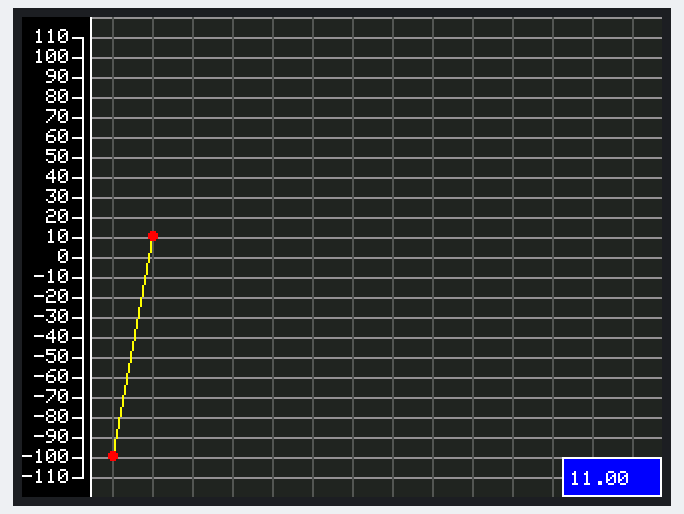
A sketch run on a simulated Arduino Uno, built with avr-gcc and run on an emulated ATmega328P. Parts: 320×240 colour display. Random numbers use the default seed unless the sketch sets one.

Above: at 0.42 s.
At 4.11 s:
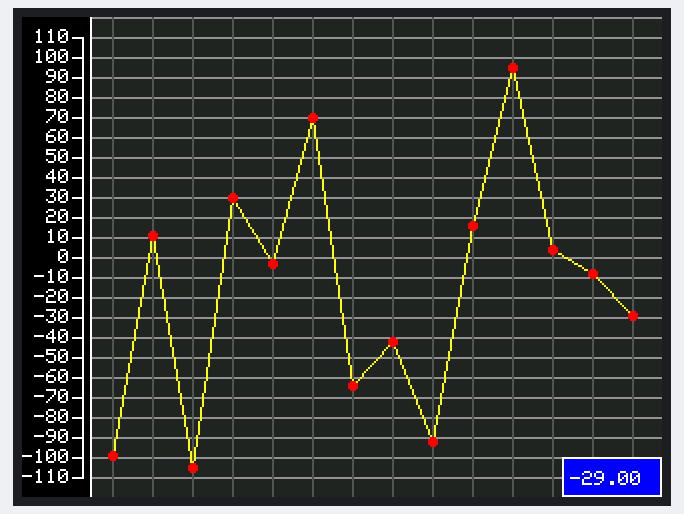
At 8.14 s:
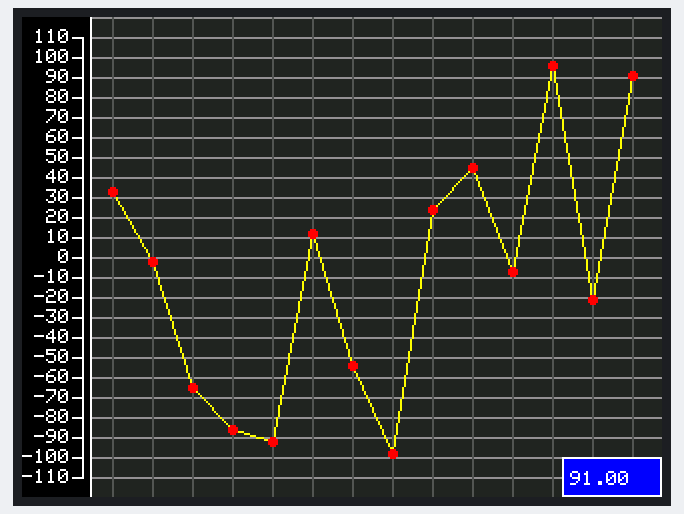
At 20.2 s:
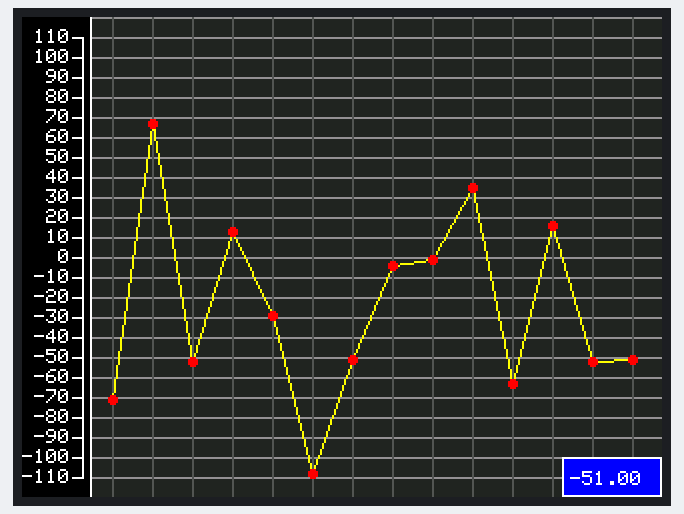
At 28.25 s:
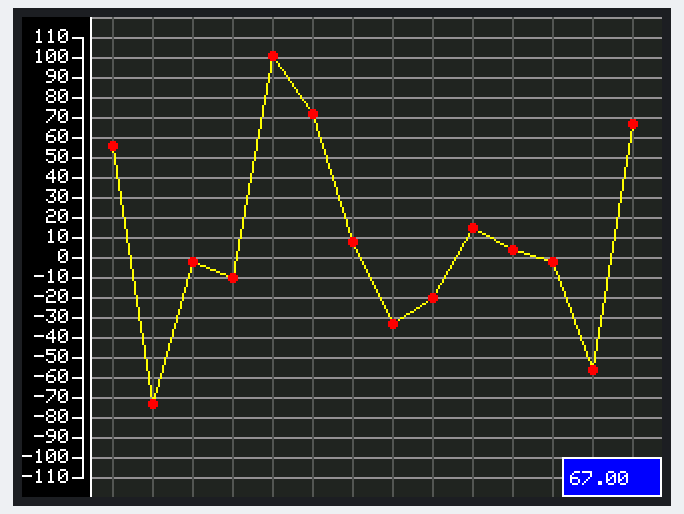
At 39.7 s:
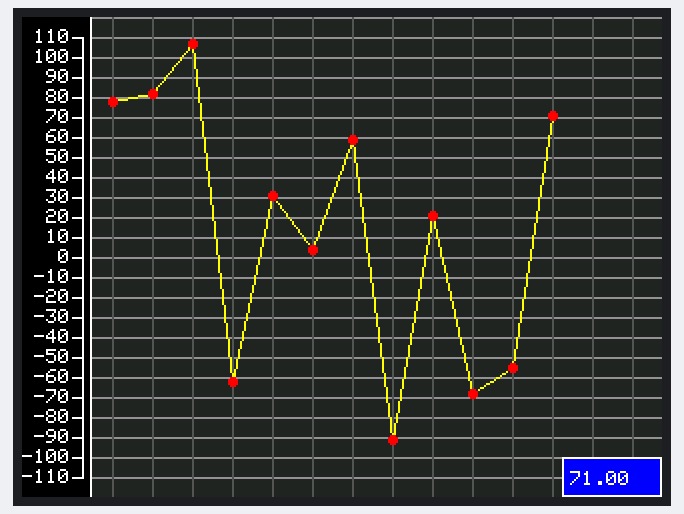

The sketch:

Arduino-Adafruit-LCD-Chart.ino
```cpp
/* ====================================
   Desenvolvido por Jefferson Dantas
   ==================================== */

#include "SPI.h"
#include "Adafruit_GFX.h"
#include "Adafruit_ILI9341.h"

// Pinos do LCD
#define TFT_DC 9
#define TFT_CS 10
#define TFT_MOSI 8
#define TFT_CLK 7
#define TFT_RST 6
#define TFT_MISO 5

const int16_t speed = 300; // (300) Velocidade de atualização dos dados
const float chartMax = 110; // (110) Maior valor na escala do gráfico
const float chartMin = -110; // (-110) Menor valor na escala do gráfico
const int8_t chartPadding = 10; // (10) Espaçamento dentro da área do gráfico
const int8_t chartScale = 10; // (10) Escala vertical do gráfico
const int16_t chartDistance = 20; // (20) Distância horizontal entre os pontos
const int16_t chartXOffset = 35; // (35) Posição X da área do gráfico
const int16_t chartYOffset = 0; // (0) Posição Y da área do gráfico
const int16_t chartWidth = 320 - chartXOffset; // (285) Largura da área do gráfico
const int16_t chartHeight = 240; // (240) Altura da área do gráfico
const int16_t chartBackground = 0x2124; // (0x2124) Cor de fundo do gráfico
const int16_t chartBorderColor = ILI9341_WHITE; // (ILI9341_WHITE) Cor da borda do gráfico
const int16_t chartScaleColor = ILI9341_WHITE; // (ILI9341_WHITE) Cor da borda da escala
const int16_t chartScaleTextColor = ILI9341_WHITE; // (ILI9341_WHITE) Cor do texto da escala
const int16_t chartHGridColor = 0x9492; // (0x9492) Cor da grade horizontal do gráfico
const int16_t chartVGridColor = 0x52AA; // (0x52AA) Cor da grade vertical do gráfico
const int16_t chartLineColor = ILI9341_YELLOW; // (ILI9341_YELLOW) Cor da linha do gráfico
const int16_t chartMarkerColor = ILI9341_RED; // (ILI9341_RED) Cor do marcador do gráfico
const bool showValueBox = true; // (true) Exibe uma caixa com o valor atual

// Não alterar os valores abaixo
const float delta = chartMax - chartMin; // Variação entre o maior valor e o menor (não alterar)
const int16_t chartPXOffset = chartXOffset + chartPadding; // Posição X da área do gráfico + chartPadding (não alterar)
const int16_t chartPYOffset = chartYOffset + chartPadding; // Posição Y da área do gráfico + chartPadding (não alterar)
const int16_t chartPWidth = chartWidth - chartPadding * 2; // Largura da área do gráfico + chartPadding (não alterar)
const int16_t chartPHeight = chartHeight - chartPadding * 2; // Altura da área do gráfico + chartPadding (não alterar)
const int8_t dataQuantity = chartPWidth / chartDistance + 1; // Quantidade de dados que cabem no gráfico (não alterar)
int16_t data[dataQuantity]; // Dados do gráfico

// LCD
Adafruit_ILI9341 TFT = Adafruit_ILI9341(TFT_CS, TFT_DC, TFT_MOSI, TFT_CLK, TFT_RST, TFT_MISO);

void setup() {
  Serial.begin(9600);
  TFT.begin();
  TFT.setRotation(1);
}

void loop() {
  drawChartBox(); // Desenha a caixa do gráfico
  drawChartScale(); // Desenha a escala vertical do gráfico

  while (1) {
    drawHorizontalGrid(); // Desenha a Grade Horizontal
    drawVerticalGrid(); // Desenha a Grade Vertical
    drawChartData(); // Desenha os dados do gráfico
    eraseChartData(); // Apaga os dados do gráfico
  }
}

// Desenha a caixa do gráfico
void drawChartBox() {
  TFT.drawRect(chartXOffset - 1, chartYOffset - 1, chartWidth + 2, chartHeight + 2, chartBorderColor); // Borda do gráfico
  TFT.fillRect(chartXOffset, chartYOffset, chartWidth, chartHeight, chartBackground); // Fundo do gráfico
}

// Desenha a escala vertical do gráfico
void drawChartScale() {
  TFT.drawLine(chartXOffset - 5, chartPYOffset, chartXOffset - 5, chartYOffset + chartHeight - chartPadding, chartScaleColor); // Linha vertical da escala do gráfico
  for (int8_t i = 0; i < (chartPHeight / chartScale + 1); i++) {
    // Linhas horizontais da escala do gráfico
    TFT.drawLine(
      chartXOffset - 5,
      chartYOffset + chartHeight - chartPadding - chartScale * i,
      chartXOffset - 10,
      chartYOffset + chartHeight - chartPadding - chartScale * i,
      chartScaleColor
    );

    // Textos da escala do gráfico
    TFT.setCursor(chartXOffset - 47, chartYOffset + chartHeight - chartPadding - chartScale * i - 4);
    TFT.setTextColor(chartScaleTextColor);
    String text = String(round(delta / chartPHeight * (i * chartScale + chartMin)));
    for (int8_t j = text.length(); j < 6; j++) text = " " + text;
    TFT.setTextSize(1);
    TFT.print(text);
  }
}

// Desenha a Grade Horizontal
void drawHorizontalGrid() {
  for (int8_t i = (chartPadding == 0 ? 1 : 0); i < (chartHeight / chartScale); i++) {
    TFT.drawLine(
      chartXOffset,
      chartYOffset + chartHeight - chartPadding - chartScale * i,
      chartXOffset + chartWidth - 1,
      chartYOffset + chartHeight - chartPadding - chartScale * i,
      chartHGridColor
    );
  }
}

// Desenha a Grade Vertical
void drawVerticalGrid() {
  for (int8_t i = 0; i < dataQuantity; i++) {
    TFT.drawLine(
      chartPXOffset + chartDistance * i,
      chartYOffset,
      chartPXOffset + chartDistance * i,
      chartYOffset + chartHeight - 1,
      chartVGridColor
    );
  }
}

// Desenha os dados do gráfico
void drawChartData() {
  int16_t prevValue;
  for (int8_t column = 0;; column++) {
    const float value = random(chartMin, chartMax + 1);
    drawValueBox(value);
    data[column] = value;
    if (column == 0) {
      prevValue = value;
      continue;
    }
    const int16_t x1 = chartPXOffset + (column - 1 < 0 ? 0 : column - 1) * chartDistance;
    const int16_t y1 = chartPYOffset + chartPHeight - chartPHeight / delta * prevValue + chartMin;
    const int16_t x2 = chartPXOffset + column * chartDistance;
    const int16_t y2 = chartPYOffset + chartPHeight - chartPHeight / delta * value + chartMin;
    if (column * chartDistance > chartPWidth) break;
    TFT.drawLine(x1, y1, x2, y2, chartLineColor);
    TFT.fillCircle(x1, y1, 2, chartMarkerColor);
    TFT.fillCircle(x2, y2, 2, chartMarkerColor);
    prevValue = value;
    delay(speed);
  }
}

// Apaga os dados do gráfico
void eraseChartData() {
  for (int8_t i = 1; i < dataQuantity; i++) {
    const int16_t prevValue = data[i - 1];
    const float value = data[i];
    const int16_t x1 = chartPXOffset + (i - 1 < 0 ? 0 : i - 1) * chartDistance;
    const int16_t y1 = chartPYOffset + chartPHeight - chartPHeight / delta * prevValue + chartMin;
    const int16_t x2 = chartPXOffset + i * chartDistance;
    const int16_t y2 = chartPYOffset + chartPHeight - chartPHeight / delta * value + chartMin;
    TFT.drawLine(x1, y1, x2, y2, chartBackground);
    TFT.fillCircle(x1, y1, 2, chartBackground);
    TFT.fillCircle(x2, y2, 2, chartBackground);
  }
}

// Desenha a caixa com o valor atual
void drawValueBox(float value) {
  if (!showValueBox) return;
  const int16_t width = 50;
  const int16_t height = 20;
  const int16_t x = 320 - width;
  const int16_t y = 240 - height;
  TFT.drawRect(x, y, width, height, ILI9341_WHITE);
  TFT.fillRect(x + 1, y + 1, width - 2, height - 2, ILI9341_BLUE);
  TFT.setCursor(x + 4, y + height / 2 - 3);
  TFT.print(value);
}
```
